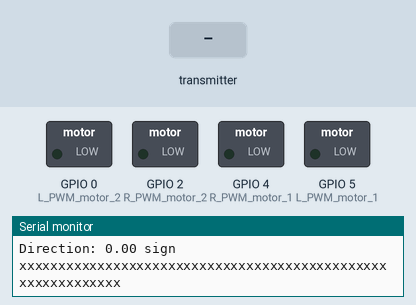
Recording of a sketch running on a simulated ESP8266 (NodeMCU). Shown: switched loads named in the sketch (green lamp = pin HIGH), the last lines printed to the serial monitor. The inputs (shaded band) are chosen by the test bench.

Above: at 1.2 s.
1.3 s: the transmitter starts sending speed = 25
At 2.3 s:
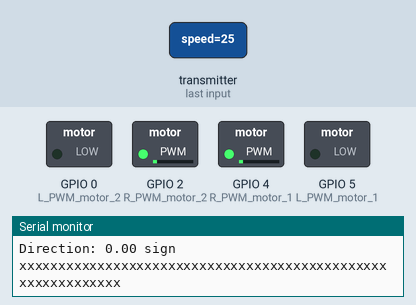
2.8 s: the transmitter starts sending speed = 100
At 3.4 s:
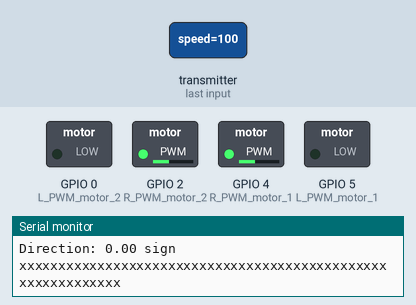
Timing chart, 0 to 5.8 s (numbered marks = the images above; inputs shaded):
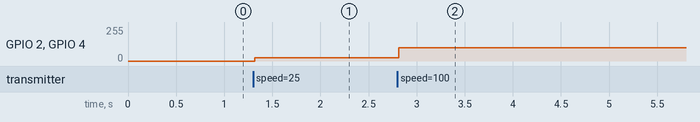

The sketch:

ESP_Data_Reciever.ino.ino
```cpp
// I am Reciever
// This micro-controller MAC : {0xA4, 0xCF, 0x12, 0xD9, 0x24, 0xDE}

#include <ESP8266WiFi.h>
#include <espnow.h>

// Other controller MAC
uint8_t broadcastAddress[] = {0x3C, 0x61, 0x05, 0xD5, 0xD4, 0xC1};

uint8_t debug_mode = 1;

#define L_PWM_motor_1 5   // D1 Left PWM for Motor 1
#define R_PWM_motor_1 4   // D2 Right PWM for Motor 1

#define L_PWM_motor_2 0   // D3 Left PWM for Motor 2
#define R_PWM_motor_2 2   // D4 Right PWM for Motor 2

#define datalen 4
#define threshold 5

int i = 0;

int a_speed = 0;
int b_speed = 0;

int Speed = 0;
int Direction = 0;

// Define variables to store incoming readings
float incomingSpeed;
float incomingDir;

String dataString = ""; // Variable to hold input data
int dataArray[datalen]; // Array to hold parsed integers
int dataIndex = 0; // Index for dataArray

const long interval = 100;
unsigned long previousMillis = 0;    // Will store last time DHT was updated

String success;

typedef struct struct_message {
    float speed;
    float dir;
} struct_message;

struct_message Data_structure;
struct_message incomingReadings;

// Callback when data is sent
void OnDataSent(uint8_t *mac_addr, uint8_t sendStatus) {
  if (debug_mode == 1)
    Serial.print("Last Packet Send Status: ");
  if (sendStatus == 0) {
    if (debug_mode == 1)
      Serial.println("Delivery success");
  } else {
    if (debug_mode == 1)
      Serial.println("Delivery fail");
  }
}

// Callback when data is received
void OnDataRecv(uint8_t * mac, uint8_t *incomingData, uint8_t len) {
  memcpy(&incomingReadings, incomingData, sizeof(incomingReadings));
  if (debug_mode == 1) {
    Serial.print("Bytes received: ");
    Serial.println(len);
  }

  incomingSpeed = incomingReadings.speed;
  incomingDir = incomingReadings.dir;
}

// Get incoming data for speed and direction
void getReadings() {
  Speed = incomingSpeed;
  if (isnan(Speed)) {
    Serial.println("Failed to read");
    Speed = 0.0;
  }

  Direction = incomingDir;
  if (isnan(Direction)) {
    Serial.println("Failed to read");
    Direction = 0.0;
  }
}

void printIncomingReadings() {
  // Display readings in Serial Monitor
  Serial.println("INCOMING READINGS");
  Serial.print("Speed: ");
  Serial.print(incomingSpeed);
  Serial.println(" units");
  Serial.print("Direction: ");
  Serial.print(incomingDir);
  Serial.println(" sign");
}

void setup() {
  // Init Serial Monitor
  Serial.begin(115200);

  pinMode(L_PWM_motor_1, OUTPUT);
  pinMode(R_PWM_motor_1, OUTPUT);
  pinMode(L_PWM_motor_2, OUTPUT);
  pinMode(R_PWM_motor_2, OUTPUT);

  // Set device as a Wi-Fi Station
  WiFi.mode(WIFI_STA);
  WiFi.disconnect();

  // Init ESP-NOW
  if (esp_now_init() != 0) {
    Serial.println("Error initializing ESP-NOW");
    return;
  }

  // Set ESP-NOW Role
  esp_now_set_self_role(ESP_NOW_ROLE_COMBO);

  // Register callback for Send Status
  esp_now_register_send_cb(OnDataSent);

  // Register peer
  esp_now_add_peer(broadcastAddress, ESP_NOW_ROLE_COMBO, 1, NULL, 0);

  // Register for a callback function that will be called when data is received
  esp_now_register_recv_cb(OnDataRecv);
}

void loop() {
  unsigned long currentMillis = millis();
  if (currentMillis - previousMillis >= interval) {
    // Save the last time values were updated
    previousMillis = currentMillis;

    // Get incoming data
    getReadings();

    // Set values to send
    Data_structure.speed = Speed;
    Data_structure.dir = Direction;

    // Send message via ESP-NOW
    esp_now_send(broadcastAddress, (uint8_t *) &Data_structure, sizeof(Data_structure));

    // Print incoming readings and control motors
    if (debug_mode == 1) {
      Serial.println("------------------------ Debug Mode ----------------------");
      Serial.println("------------------------ Incoming Data ----------------------");
      printIncomingReadings();
      control();
      Serial.println("xxxxxxxxxxxxxxxxxxxxxxxxxxxxxxxxxxxxxxxxxxxxxxxxxxxxxxxxxxxx");
    }
  }
}

// Control the motors
void control() {
  if (Speed > 0) {
    // Move forward
    a_speed = Speed;
    analogWrite(L_PWM_motor_1, 0);
    analogWrite(R_PWM_motor_1, a_speed);
    analogWrite(L_PWM_motor_2, 0);
    analogWrite(R_PWM_motor_2, a_speed);
  }
  else if (Speed < 0) {
    // Move backward
    a_speed = -1 * Speed;
    analogWrite(L_PWM_motor_1, a_speed);
    analogWrite(R_PWM_motor_1, 0);
    analogWrite(L_PWM_motor_2, a_speed);
    analogWrite(R_PWM_motor_2, 0);
  }
  // else if (Direction > threshold) {
  //   // Turn right
  //   b_speed = Direction;
  //   analogWrite(L_PWM_motor_1, b_speed);
  //   analogWrite(R_PWM_motor_1, 0);  // Stop right motor 1
  //   analogWrite(L_PWM_motor_2, b_speed);
  //   analogWrite(R_PWM_motor_2, 0);  // Stop right motor 2
  // }
  // else if (Direction < -threshold) {
  //   // Turn left
  //   b_speed = -1 * Direction;
  //   analogWrite(L_PWM_motor_1, 0);  // Stop left motor 1
  //   analogWrite(R_PWM_motor_1, b_speed);
  //   analogWrite(L_PWM_motor_2, 0);  // Stop left motor 2
  //   analogWrite(R_PWM_motor_2, b_speed);
  // }
  else {
    // Stop
    analogWrite(L_PWM_motor_1, 0);
    analogWrite(R_PWM_motor_1, 0);
    analogWrite(L_PWM_motor_2, 0);
    analogWrite(R_PWM_motor_2, 0);
    Speed = 0;
  }
}
```

Measured:
- after the input at 1.3 s, GPIO 2 (R_PWM_motor_2), GPIO 4 (R_PWM_motor_1): 0/255 → 25/255 at once
- after the input at 2.8 s, GPIO 2 (R_PWM_motor_2), GPIO 4 (R_PWM_motor_1): 25/255 → 100/255 at once
